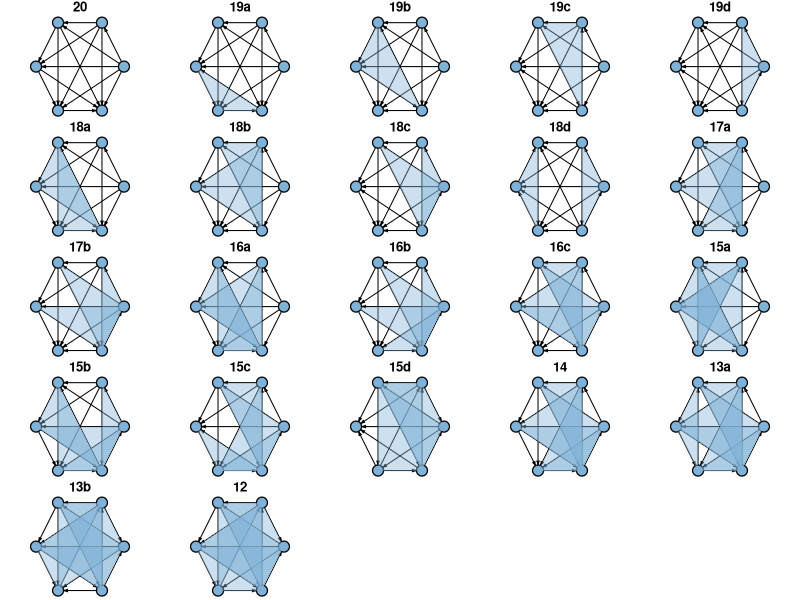
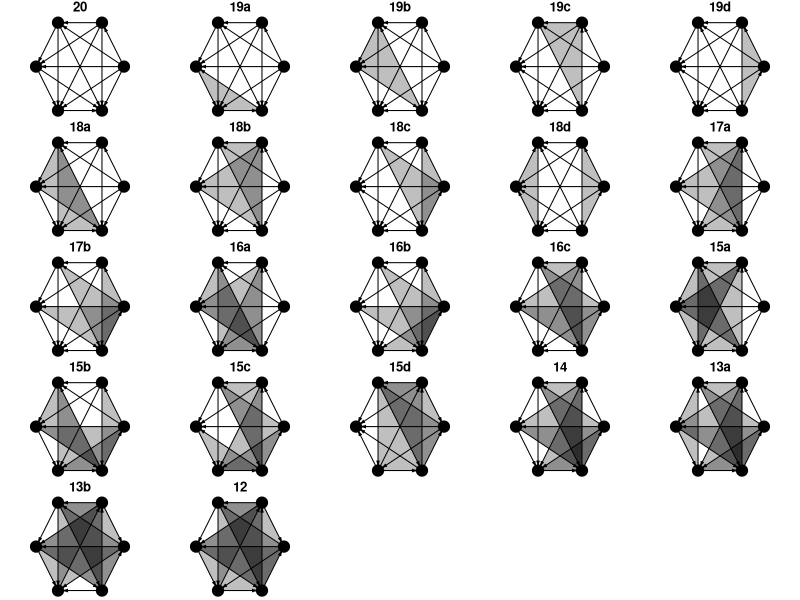

The R script that drew these images, in order: (Note: this script raises an error after producing the figures.)
# calculating how many non-isopmorphic graphs there are
library(igraph)
library(combinat)

nodes = 6

permutations <- function(n = NULL) {
  num <- c(0, 0, 0, 0, 0, 1, 1, 1, 1, 1)
  combos <- unique(permn(num))
  for (i in 1:length(combos)) {
    combos[[i]] <- combos[[i]][1:n]
  }
  combos <- unique(combos)
  return(combos)
}

total_graphs = (2^5) * (2^4) * (2^3) * (2^2) * 2

# m <- matrix(new[[1]], nrow = nodes)
# g <-graph_from_adjacency_matrix(m, mode="directed")
# plot(g, layout = layout_in_circle(g))


# data_5 <- permutations(5)
# data_4 <- permutations(4)
# data_3 <- permutations(3)
# data_2 <- permutations(2)
# data_1 <- permutations(1)


# this comes from the permutations above
data_5 <- list(c(0,0,0,0,0), c(0,0,0,0,1), c(0,0,0,1,0), c(0,0,1,0,0), c(0,1,0,0,0), c(1,0,0,0,0), c(1,0,0,0,1), c(0,1,0,0,1), c(0,0,1,0,1), c(0,0,0,1,1), c(0,0,1,1,0), c(0,1,0,1,0), c(1,0,0,1,0), c(1,0,1,0,0), c(0,1,1,0,0), c(1,1,0,0,0), c(1,1,0,0,1), c(1,0,1,0,1), c(1,0,0,1,1), c(0,1,0,1,1), c(0,1,1,0,1), c(0,0,1,1,1), c(0,1,1,1,0), c(1,0,1,1,0), c(1,1,0,1,0), c(1,1,1,0,0), c(1,1,0,1,1), c(1,0,1,1,1), c(1,1,1,0,1), c(0,1,1,1,1), c(1,1,1,1,0), c(1,1,1,1,1))
data_4 <- list(c(0,0,0,0), c(0,0,0,1), c(0,0,1,0), c(0,1,0,0), c(1,0,0,0), c(0,0,1,1), c(0,1,0,1), c(1,0,0,1), c(1,0,1,0), c(0,1,1,0), c(1,1,0,0), c(0,1,1,1), c(1,0,1,1), c(1,1,0,1), c(1,1,1,0), c(1,1,1,1))
data_3 <- list(c(0,0,0), c(0,0,1), c(0,1,0), c(1,0,0), c(1,0,1), c(0,1,1), c(1,1,0), c(1,1,1))
data_2 <- list(c(0,0), c(0,1), c(1,0), c(1,1))
data_1 <- list(0, 1)


chunk_1 <- c(data_1[1], data_1[2])
chunk_2 <- c(rep(data_2[1], length(chunk_1)), rep(data_2[2], length(chunk_1)), rep(data_2[3], length(chunk_1)), rep(data_2[4], length(chunk_1)))
chunk_3 <- c(rep(data_3[1], length(chunk_2)), rep(data_3[2], length(chunk_2)), rep(data_3[3], length(chunk_2)), rep(data_3[4], length(chunk_2)), rep(data_3[5], length(chunk_2)), rep(data_3[6], length(chunk_2)), rep(data_3[7], length(chunk_2)), rep(data_3[8], length(chunk_2)))
chunk_4 <- c(rep(data_4[1], length(chunk_3)), rep(data_4[2], length(chunk_3)), rep(data_4[3], length(chunk_3)), rep(data_4[4], length(chunk_3)), rep(data_4[5], length(chunk_3)), rep(data_4[6], length(chunk_3)), rep(data_4[7], length(chunk_3)), rep(data_4[8], length(chunk_3)), rep(data_4[9], length(chunk_3)), rep(data_4[10], length(chunk_3)), rep(data_4[11], length(chunk_3)), rep(data_4[12], length(chunk_3)), rep(data_4[13], length(chunk_3)), rep(data_4[14], length(chunk_3)), rep(data_4[15], length(chunk_3)), rep(data_4[16], length(chunk_3))) 
chunk_5 <- c(rep(data_5[1], length(chunk_4)), rep(data_5[2], length(chunk_4)), rep(data_5[3], length(chunk_4)), rep(data_5[4], length(chunk_4)), rep(data_5[5], length(chunk_4)), rep(data_5[6], length(chunk_4)), rep(data_5[7], length(chunk_4)), rep(data_5[8], length(chunk_4)), rep(data_5[9], length(chunk_4)), rep(data_5[10], length(chunk_4)), rep(data_5[11], length(chunk_4)), rep(data_5[12], length(chunk_4)), rep(data_5[13], length(chunk_4)), rep(data_5[14], length(chunk_4)), rep(data_5[15], length(chunk_4)), rep(data_5[16], length(chunk_4)), rep(data_5[17], length(chunk_4)), rep(data_5[18], length(chunk_4)), rep(data_5[19], length(chunk_4)), rep(data_5[20], length(chunk_4)), rep(data_5[21], length(chunk_4)), rep(data_5[22], length(chunk_4)), rep(data_5[23], length(chunk_4)), rep(data_5[24], length(chunk_4)), rep(data_5[25], length(chunk_4)), rep(data_5[26], length(chunk_4)), rep(data_5[27], length(chunk_4)), rep(data_5[28], length(chunk_4)), rep(data_5[29], length(chunk_4)), rep(data_5[30], length(chunk_4)), rep(data_5[31], length(chunk_4)), rep(data_5[32], length(chunk_4)))


new_data_1 <- rep(chunk_1, total_graphs/length(chunk_1))
new_data_2 <- rep(chunk_2, total_graphs/length(chunk_2))
new_data_3 <- rep(chunk_3, total_graphs/length(chunk_3))
new_data_4 <- rep(chunk_4, total_graphs/length(chunk_4))
new_data_5 <- rep(chunk_5, total_graphs/length(chunk_5))



all_graphs <- list()
for (i in 1:total_graphs) {
  all_graphs[[i]] <- c(0, new_data_5[[i]], abs(new_data_5[[i]][1] - 1), 0, new_data_4[[i]],
                  abs(new_data_5[[i]][2] - 1), abs(new_data_4[[i]][1] - 1), 0, new_data_3[[i]],
                  abs(new_data_5[[i]][3] - 1), abs(new_data_4[[i]][2] - 1), abs(new_data_3[[i]][1] - 1),
                  0, new_data_2[[i]], abs(new_data_5[[i]][4] - 1), abs(new_data_4[[i]][3] - 1),
                  abs(new_data_3[[i]][2] - 1), abs(new_data_2[[i]][1] - 1), 0, new_data_1[[i]],
                  abs(new_data_5[[i]][5] - 1), abs(new_data_4[[i]][4] - 1), abs(new_data_3[[i]][3] - 1),
                  abs(new_data_2[[i]][2] - 1), abs(new_data_1[[i]] - 1), 0
                  )
}


combos <- list()
sorted_combos <- list()
for (i in 1:total_graphs) {
  combos[[i]] <- sum(all_graphs[[i]][1:6])
  combos[[i]] <- c(combos[[i]], sum(all_graphs[[i]][7:12]))
  combos[[i]] <- c(combos[[i]], sum(all_graphs[[i]][13:18]))
  combos[[i]] <- c(combos[[i]], sum(all_graphs[[i]][19:24]))
  combos[[i]] <- c(combos[[i]], sum(all_graphs[[i]][25:30]))
  combos[[i]] <- c(combos[[i]], sum(all_graphs[[i]][31:36]))
  sorted_combos[[i]] <- sort(combos[[i]])
}




iso <- unique(sorted_combos)
iso_count <- rep(list(0), length(iso))
iso_ex_num <- vector()
for (i in 1:length(sorted_combos)) {
  for (j in 1:length(iso)) {
    if (identical(sorted_combos[[i]], iso[[j]])) {
      if (iso_count[[j]] == 0) {
        iso_ex_num <- c(iso_ex_num, i)
      }
      iso_count[[j]] <- iso_count[[j]] + 1
    }
  }
}

# shows the different types of isomorphs and how many there are of each
new_mat <- matrix(iso)
new_mat <- cbind(new_mat, iso_count)


iso_graph <- list()
for (i in 1:length(iso)) {
  m <- matrix(all_graphs[[iso_ex_num[i]]], nrow = nodes)
  iso_graph[[i]] <-graph_from_adjacency_matrix(m, mode="directed")
}

new_mat <- cbind(new_mat, iso_graph)
# there are 22 total isomorphs


# gets the triad census state and id
# accepts triad census
triad_state <- function(census = NULL) {
  name = NULL
  trans = NULL
  if (census[1] == 1) {
    name = "003"
    trans = NA
  }
  if (census[2] == 1) {
    name = "012"
    trans = NA
  }
  if (census[3] == 1) {
    name = "102"
    trans = NA
  }
  if (census[4] == 1) {
    name = "021D"
    trans = NA
  }
  if (census[5] == 1) {
    name = "021U"
    trans = NA
  }
  if (census[6] == 1) {
    name = "021C"
    trans = "Intransitive"
  }
  if (census[7] == 1) {
    name = "111D"
    trans = "Intransitive"
  }
  if (census[8] == 1) {
    name = "111U"
    trans = "Intransitive"
  }
  if (census[9] == 1) {
    name = "030T"
    trans = "Transitive"
  }
  if (census[10] == 1) {
    name = "030C"
    trans = "Intransitive"
  }
  if (census[11] == 1) {
    name = "201"
    trans = "Intransitive"
  }
  if (census[12] == 1) {
    name = "120D"
    trans = "Transitive"
  }
  if (census[13] == 1) {
    name = "120U"
    trans = "Transitive"
  }
  if (census[14] == 1) {
    name = "120C"
    trans = "Mixed"
  }
  if (census[15] == 1) {
    name = "210"
    trans = "Mixed"
  }
  if (census[16] == 1) {
    name = "300"
    trans = "Transitive"
  }
  return(list(name, trans))
}



iso_triad <- function(iso_number = NULL) {
  g = iso_graph[[iso_number]]
  individuals <- c(1, 2, 3, 4, 5, 6)
  ids <- combn(individuals, 3, simplify = FALSE)
  sg = rep(list(NA),length(ids))
  sg_census = rep(list(NA),length(ids))
  state <- rep(list(NA),length(ids))
  trans <- rep(list(NA),length(ids))
  for (i in 1:length(ids)){
    sg[[i]] <- induced_subgraph(g, vids = ids[i][[1]])
    sg_census[[i]] <- triad_census(sg[[i]])
    state[[i]] <- triad_state(sg_census[[i]])[[1]]
    trans[[i]] <- triad_state(sg_census[[i]])[[2]]
  }
  sub_mat <- matrix(ids)
  sub_mat <- cbind(sub_mat, as.matrix(sg))
  sub_mat <- cbind(sub_mat, as.matrix(sg_census))
  sub_mat <- cbind(sub_mat, as.matrix(state))
  sub_mat <- cbind(sub_mat, as.matrix(trans))
  colnames(sub_mat) <- c("Triad", "IGraph", "Triad_Census", "State_ID", "Transitivity")
  return(sub_mat)
}


# iso_1_triads <- iso_triad(1)
# iso_2_triads <- iso_triad(2)
# iso_3_triads <- iso_triad(3)
# iso_4_triads <- iso_triad(4)
# iso_5_triads <- iso_triad(5)
# iso_6_triads <- iso_triad(6)
# iso_7_triads <- iso_triad(7)
# iso_8_triads <- iso_triad(8)
# iso_9_triads <- iso_triad(9)
# iso_10_triads <- iso_triad(10)
# iso_11_triads <- iso_triad(11)
# iso_12_triads <- iso_triad(12)
# iso_13_triads <- iso_triad(13)
# iso_14_triads <- iso_triad(14)
# iso_15_triads <- iso_triad(15)
# iso_16_triads <- iso_triad(16)
# iso_17_triads <- iso_triad(17)
# iso_18_triads <- iso_triad(18)
# iso_19_triads <- iso_triad(19)
# iso_20_triads <- iso_triad(20)
# iso_21_triads <- iso_triad(21)
# iso_22_triads <- iso_triad(22)



iso_trans <- function(iso_number = NULL) {
  data <- iso_triad(iso_number)
  trans = 0
  int = 0
  for (i in 1:nrow(data)) {
    if (data[[i,5]] == "Transitive") {
      trans = trans + 1
    }
    if (data[[i,5]] == "Intransitive") {
      int = int + 1
    }
  }
  return(list(Transitive = trans, Intransitive = int))
}

trans_num = list()
for (i in 1:length(iso)) {
  trans_num[[i]] <- unlist(iso_trans(i))
}


all_trans = vector()
for (i in 1:length(iso)) {
  all_trans <- append(all_trans, iso_trans(i)[[1]])
}


iso_names <- vector()
iso_num <- rep(list(1), 20)
for (i in 1:length(iso)) {
  if (sum(all_trans == all_trans[i]) == 1) {
    iso_names <- append(iso_names, toString(all_trans[i]))
  } else {
    temp_name <- as.vector(toString(all_trans[i]))
    temp_name <- append(temp_name, letters[iso_num[[all_trans[i]]]])
    temp_name <- paste(temp_name, collapse = "")
    iso_names <- append(iso_names, temp_name)
    iso_num[[all_trans[i]]] <- iso_num[[all_trans[i]]] + 1
  }
}


new_mat <- cbind(new_mat, as.matrix(trans_num))
new_mat <- cbind(as.matrix(iso_names), new_mat)


# test = iso_graph[[22]]
# test_individuals <- c(1, 2, 3, 4, 5, 6)
# test_ids <- combn(test_individuals, 3, simplify = FALSE)
# test_sg = rep(list(NA),length(test_ids))
# test_sg_census = rep(list(NA),length(test_ids))
# test_state <- rep(list(NA),length(test_ids))
# test_trans <- rep(list(NA),length(test_ids))
# for (i in 1:length(test_ids)){
#   test_sg[[i]] <- induced_subgraph(test, vids = test_ids[i][[1]])
#   test_sg_census[[i]] <- triad_census(test_sg[[i]])
#   test_state[[i]] <- triad_state(test_sg_census[[i]])[[1]]
#   test_trans[[i]] <- triad_state(test_sg_census[[i]])[[2]]
# }
# sub_mat <- matrix(test_ids)
# sub_mat <- cbind(sub_mat, as.matrix(test_sg))
# sub_mat <- cbind(sub_mat, as.matrix(test_sg_census))
# sub_mat <- cbind(sub_mat, as.matrix(test_state))
# sub_mat <- cbind(sub_mat, as.matrix(test_trans))
# colnames(sub_mat) <- c("Triad", "IGraph", "Triad_Census", "State_ID", "Transitivity")


intrans = rep(list(),length(iso))
for (i in 1:length(iso)) {
  data = iso_graph[[i]]
  individuals <- c(1, 2, 3, 4, 5, 6)
  ids <- combn(individuals, 3, simplify = FALSE)
  intrans_temp <- NULL
  int_count = 1
  for (j in 1:length(ids)) {
    sg <- induced_subgraph(data, vids = ids[[j]])
    sg_census <- triad_census(sg)
    if (triad_state(sg_census)[[2]] == "Intransitive") {
      intrans_temp[[int_count]] <- ids[[j]]
      int_count <- int_count + 1
    }
  }
  intrans[[i]] <- intrans_temp
}

new_mat <- cbind(new_mat, as.matrix(intrans))
colnames(new_mat) <- c("ID", "Wins", "Count", "Example IGraph", "Transitivity", "Intransitive_Vert")

iso_mat <- new_mat[c(1, 2, 4, 7, 14, 3, 6, 12, 15, 5, 11, 8, 10, 17, 9, 13, 18, 22, 16, 19, 21, 20),]

x <- c(1, 0.5, -0.5, -1, -0.5, 0.5)
y <- c(0, 1, 1, 0, -1, -1)
coords <- data.frame(x, y)

par(mfrow=c(5,5), mar=c(0,0,1,0))
for (i in 1:length(iso)) {
  plot(iso_mat[[i, 4]], layout = layout_in_circle(iso_graph[[1]]), vertex.color = "#80b2d7",
       vertex.size = 25, vertex.frame.color = "black", vertex.frame.width = 1.25,
       edge.color = "black", edge.arrow.size = .2, vertex.label = NA, main = iso_mat[[i, 1]])
  for (j in 1:length(iso_mat[[i,6]])) {
    try(polygon(coords[iso_mat[[i,6]][[j]],], col = rgb(128/255, 178/255, 215/255, 0.4), border = NA), silent = TRUE)
  }
}



par(mfrow=c(5,5), mar=c(0,0,1,0))
for (i in 1:length(iso)) {
  plot(iso_mat[[i, 4]], layout = layout_in_circle(iso_graph[[1]]), vertex.color = "black",
       vertex.size = 25, vertex.frame.color = "black", vertex.frame.width = 1.25,
       edge.color = "black", edge.arrow.size = .2, vertex.label = NA, main = iso_mat[[i, 1]])
  for (j in 1:length(iso_mat[[i,6]])) {
    try(polygon(coords[iso_mat[[i,6]][[j]],], col = rgb(0, 0, 0, 0.25), border = NA), silent = TRUE)
  }
}


# "#003a67"
# "#80b2d7"




# par(mfrow=c(1,1), mar=c(1,1,1,1))
# plot(iso_mat[[22, 4]], layout = layout_in_circle(iso_graph[[1]]), vertex.color = "#80b2d7",
#      vertex.size = 25, vertex.frame.color = "#003a67", vertex.frame.width = 1.25,
#      edge.color = "black", edge.arrow.size = .2, vertex.label = NA, main = iso_mat[[i, 1]])
# for (j in 1:length(iso_mat[[22,6]])) {
#   try(polygon(coords[iso_mat[[22,6]][[j]],], col = rgb(0, 0, 0, 0.25), border = NA), silent = TRUE)
# }







plot(test_sg[[1]], layout = layout_in_circle(iso_graph[[1]]), vertex.color = "#80b2d7",
     vertex.size = 25, vertex.frame.color = "#003a67", vertex.frame.width = 1.25,
     edge.color = "black", edge.arrow.size = .2, vertex.label = NA, main = iso_names[1])








# ## Data from  http://users.cecs.anu.edu.au/~bdm/data/graphs.html ##
# Data <- read.delim("rfid_data/graph6c.g6",header=FALSE)
# 
# DataFrame<-data.frame() #Creating empty data frame to store adjacency matrices
# 
# G<-as.character(Data[1,1])
# n<-as.numeric(charToRaw(substr(G, 1, 1)))-63
# n #number of vertices of the graph
# 
# for(k in 1:nrow(Data)){
#   
#   G<-as.character(Data[k,1])
#   
#   vector<-c()
#   for(i in 2:nchar(G)){
#     vector<-c(vector,rev(as.numeric(intToBits(as.numeric(charToRaw(substr(G, i, i)))-63)[1:6])))}
#   vector
#   
#   A<-matrix(0,nrow=n,ncol=n)
#   vector2<-vector
#   for(j in 2:n){
#     for(i in 1:(j-1)){
#       A[i,j]<-vector2[1];
#       vector2<-vector2[-1]
#     }}#filling the upper triangle of the adjacency matrix
#   for(i in 2:n){
#     for(j in 1:(i-1)){
#       A[i,j]<-A[j,i]
#     }}#filling the lower triangle of the adjacency matrix
#   A
#   
#   Avec<-as.vector(A)
#   DataFrame<-rbind(DataFrame,Avec)
#   if(k%%10000==0){print(k)}
# }
# 
# colnames(DataFrame)<-NULL
# write.csv(DataFrame,paste0("graphs",n,".csv"),row.names=FALSE)


# new_data <- read.csv("graphs6.csv",header=FALSE,sep=",")
# i = 112
# m <- matrix(as.vector(t(new_data[i,])),nrow=sqrt(length(as.vector(t(new_data[i,])))))
